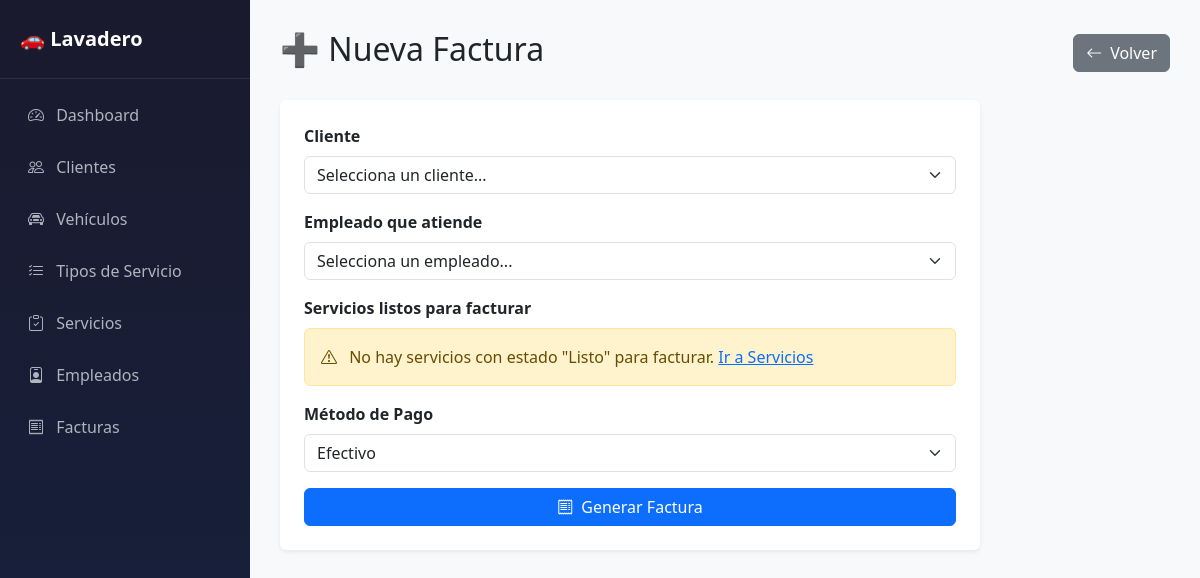
The app's page /facturas/nueva/, older data.
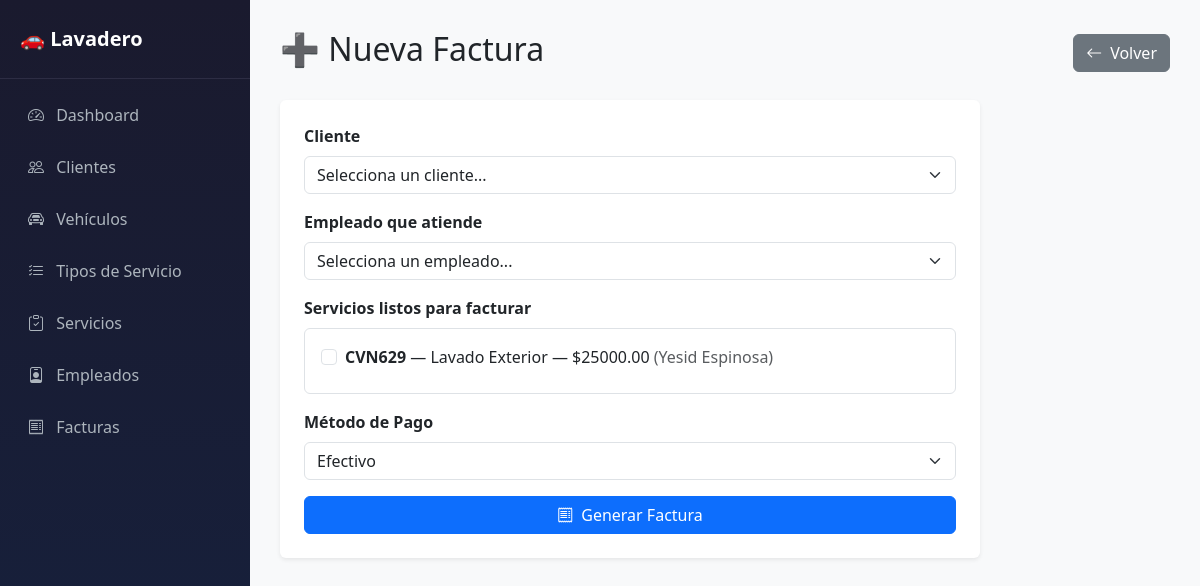
The same page, newer data.
### gestion/models.py (models this page shows, shortened)
class Servicio(models.Model):
    ESTADOS = [
        ('pendiente',   'Pendiente'),
        ('en_proceso',  'En Proceso'),
        ('listo',       'Listo'),
        ('entregado',   'Entregado'),
    ]
    vehiculo      = models.ForeignKey(Vehiculo,     on_delete=models.CASCADE)
    empleado      = models.ForeignKey(Empleado,     on_delete=models.CASCADE)
    tipo_servicio = models.ForeignKey(TipoServicio, on_delete=models.CASCADE)
    fecha         = models.DateTimeField(auto_now_add=True)
    precio        = models.DecimalField(max_digits=10, decimal_places=2)
    estado        = models.CharField(max_length=20, choices=ESTADOS, default='pendiente')
    comision      = models.DecimalField(max_digits=10, decimal_places=2, default=0)
    observaciones = models.TextField(blank=True, null=True)

class Vehiculo(models.Model):
    TIPOS = [
        ('sedan',  'Sedán'),
        ('suv',    'SUV'),
        ('moto',   'Moto'),
        ('camion', 'Camión'),
        ('otro',   'Otro'),
    ]
    cliente = models.ForeignKey(Cliente, on_delete=models.CASCADE)
    placa   = models.CharField(max_length=10, unique=True)
    marca   = models.CharField(max_length=50)
    color   = models.CharField(max_length=30)
    tipo    = models.CharField(max_length=20, choices=TIPOS, default='sedan')

class TipoServicio(models.Model):
    nombre      = models.CharField(max_length=100)
    descripcion = models.TextField(blank=True)
    precio      = models.DecimalField(max_digits=10, decimal_places=2)
    activo      = models.BooleanField(default=True)

class Cliente(models.Model):
    nombre          = models.CharField(max_length=100)
    telefono        = models.CharField(max_length=20)
    email           = models.EmailField(blank=True, null=True)
    fecha_registro  = models.DateTimeField(auto_now_add=True)

### gestion/views.py (the view, shortened to what this page needs)
# urls.py: path('facturas/nueva/',             views.nueva_factura,   name='nueva_factura'),
def nueva_factura(request):
    clientes  = Cliente.objects.all()
    empleados = Empleado.objects.all()
    servicios = Servicio.objects.filter(estado='listo')
    return render(request, 'gestion/nueva_factura.html', {
        'clientes':  clientes,
        'empleados': empleados,
        'servicios': servicios,
    })

### gestion/templates/gestion/nueva_factura.html (shortened to what this page needs)
{% extends 'gestion/base.html' %}
{% block contenido %}
<div class="d-flex justify-content-between align-items-center mb-4">
    <h2>➕ Nueva Factura</h2>
    <a href="{% url 'lista_facturas' %}" class="btn btn-secondary">
        <i class="bi bi-arrow-left me-2"></i>Volver
    </a>
</div>
<div class="card border-0 shadow-sm" style="max-width: 700px;">
    <div class="card-body p-4">
        <form method="POST">
            <div class="mb-3">
                <label class="form-label fw-bold">Cliente</label>
                <select name="cliente" class="form-select" required>
                    <option value="">Selecciona un cliente...</option>
                </select>
            </div>
            <div class="mb-3">
                <label class="form-label fw-bold">Empleado que atiende</label>
                <select name="empleado" class="form-select" required>
                    <option value="">Selecciona un empleado...</option>
                </select>
            </div>
            <div class="mb-3">
                <label class="form-label fw-bold">Servicios listos para facturar</label>
                {% if servicios %}
                <div class="border rounded p-3">
                    {% for servicio in servicios %}
                    <div class="form-check mb-2">
                        <input type="checkbox" name="servicios"
                               value="{{ servicio.id }}"
                               class="form-check-input"
                               id="servicio_{{ servicio.id }}">
                        <label class="form-check-label" for="servicio_{{ servicio.id }}">
                            <strong>{{ servicio.vehiculo.placa }}</strong> —
                            {{ servicio.tipo_servicio.nombre }} —
                            ${{ servicio.precio }}
                            <span class="text-muted">({{ servicio.vehiculo.cliente.nombre }})</span>
                        </label>
                    </div>
                    {% endfor %}
                </div>
                {% else %}
                <div class="alert alert-warning">
                    <i class="bi bi-exclamation-triangle me-2"></i>
                    No hay servicios con estado "Listo" para facturar.
                    <a href="{% url 'lista_servicios' %}">Ir a Servicios</a>
                </div>
                {% endif %}
            </div>
            <div class="mb-3">
                <label class="form-label fw-bold">Método de Pago</label>
                <select name="metodo_pago" class="form-select" required>
                    <option value="efectivo">Efectivo</option>
                </select>
            </div>
            <button type="submit" class="btn btn-primary w-100">
                <i class="bi bi-receipt me-2"></i>Generar Factura
            </button>
        </form>
    </div>
</div>
{% endblock %}

Row changes from the older to the newer data that the page shows:
added Servicio: vehiculo.placa "CVN629", tipo_servicio.nombre "Lavado Exterior", precio "25000.00", vehiculo.cliente.nombre "Yesid Espinosa"
Text that changed along with them:
text no longer shown: "No hay servicios con estado \"Listo\" para facturar. Ir a Servicios"
